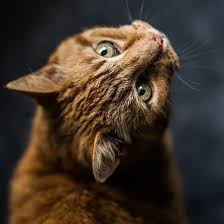
%> input picture 2025-03-14/images.jfif, 224 x 224 px
$ octave test2.m   (GNU Octave 9; MATLAB toolbox functions it lacks are replaced by stand-ins)
%> lines starting %> are read from the running program, lines starting %| are printed output that depends on the picture
%> further down, I is the input picture: size 224x224x3 uint8; mean R, G, B 65.2, 52.4, 41.6
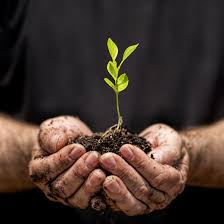
%> input picture 2025-03-14/images (1).jfif, 224 x 224 px
%> further down, J is the input picture: size 224x224x3 uint8; mean R, G, B 65.8, 51.2, 44.6
### 2025-03-14/alphaBlending.m
function I = alphaBlending(IBG, IFG, alpha)
%> called with alpha = 0.6

if length(size(IBG)) == 3
    IBG = rgb2gray(IBG);
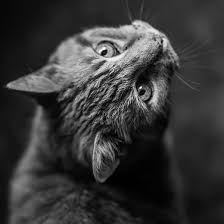
%> IBG: size 224x224 uint8; min 0, max 254, mean 55
end

if length(size(IFG)) == 3
    IFG = rgb2gray(IFG);
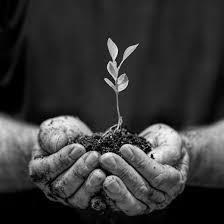
%> IFG: size 224x224 uint8; min 0, max 248, mean 54.8
end

[M,N] = size(IBG);
%> M = 224; N = 224

I=IBG;

for i=1:M
    for j=1:N
        I(i,j) = alpha*IBG(i,j) + (1-alpha)*IFG(i,j);
    end
end
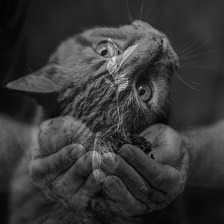
%> I: size 224x224 uint8; min 3, max 226, mean 54.9

### 2025-03-14/test2.m
I = imread('images.jfif');
J = imread('images (1).jfif');

K = alphaBlending(I, J, 0.6);

subplot(1,3,1);imshow(rgb2gray(I));hold on;
subplot(1,3,2);imshow(rgb2gray(J));
subplot(1,3,3);imshow(K);
